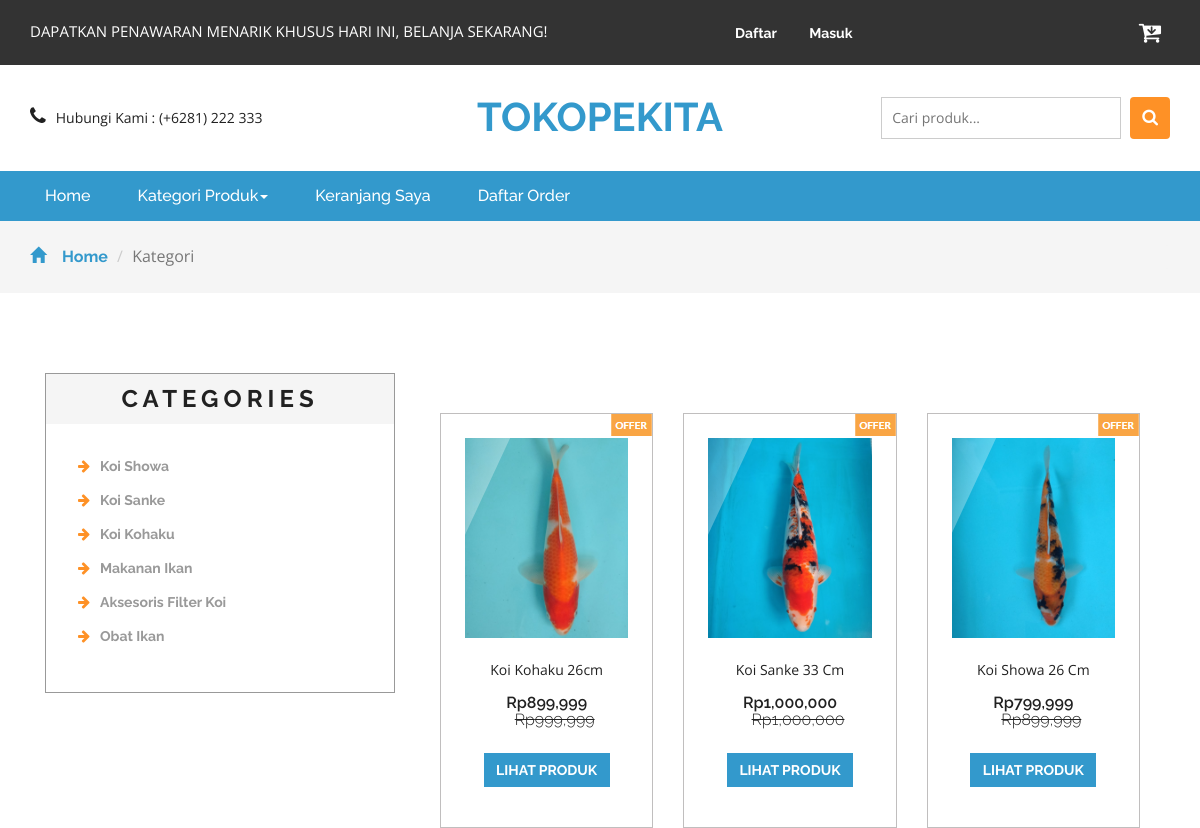
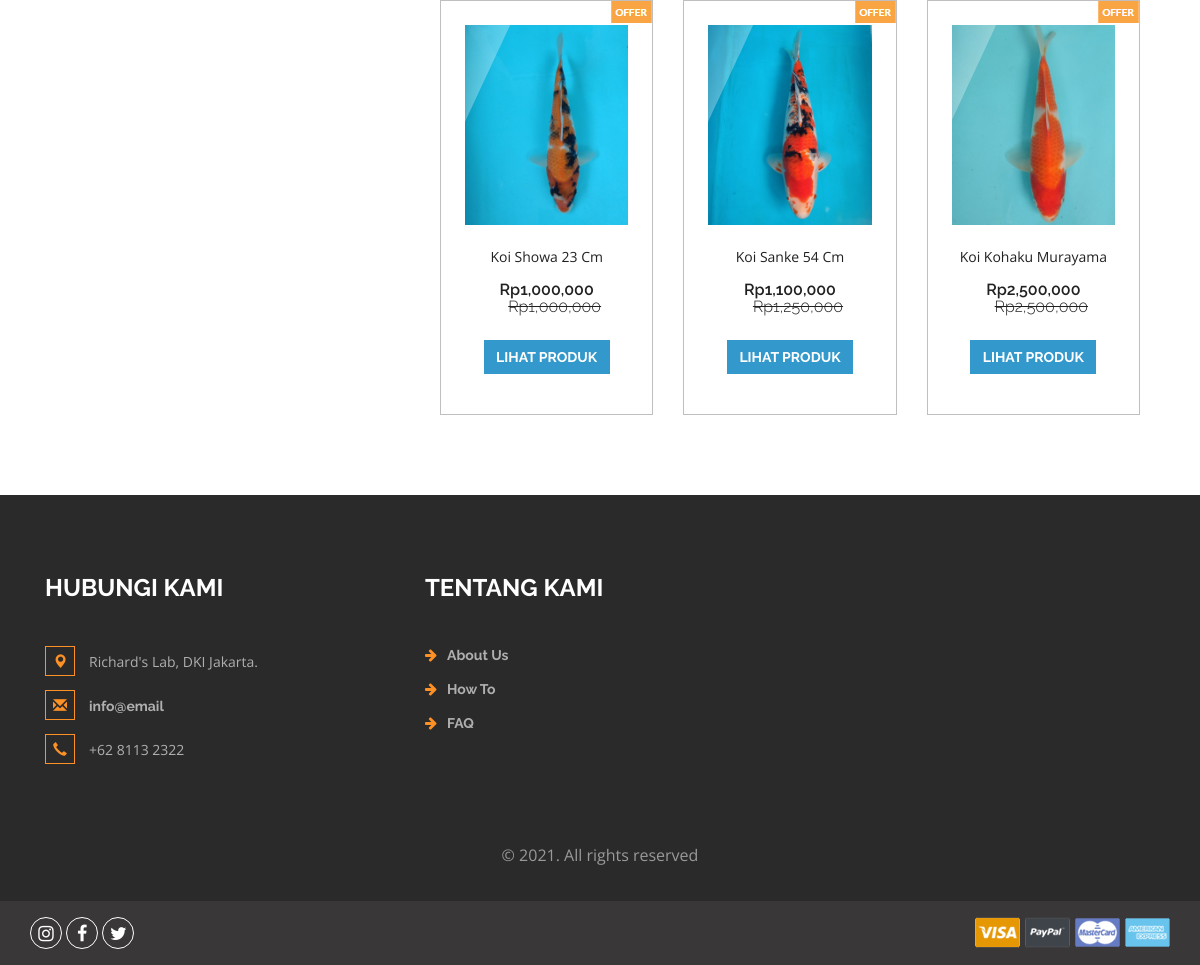
Screenshot of /search.php with the database file from the repository (2 pictures, top to bottom).
### tables this page shows
CREATE TABLE `kategori` (
  `idkategori` int(11) NOT NULL,
  `namakategori` varchar(20) NOT NULL,
  `tgldibuat` timestamp NOT NULL DEFAULT current_timestamp()
);

CREATE TABLE `produk` (
  `idproduk` int(11) NOT NULL,
  `idkategori` int(11) NOT NULL,
  `namaproduk` varchar(30) NOT NULL,
  `gambar` varchar(100) NOT NULL,
  `deskripsi` varchar(200) NOT NULL,
  `rate` int(11) NOT NULL,
  `status` varchar(25) NOT NULL,
  `hargabefore` int(11) NOT NULL,
  `hargaafter` int(11) NOT NULL,
  `tgldibuat` timestamp NOT NULL DEFAULT current_timestamp()
);

### search.php (the view, shortened to what this page needs)
<?php
include 'dbconnect.php';
$s = $_POST['Search'];
?>
<!DOCTYPE html>
<html>
<head>
<link href="css/bootstrap.css" rel="stylesheet" type="text/css" media="all" />
<link href="css/style.css" rel="stylesheet" type="text/css" media="all" />
<link href="css/font-awesome.css" rel="stylesheet">
</head>
<body>
	<div class="agileits_header">
		<div class="container">
			<div class="w3l_offers">
				<p>DAPATKAN PENAWARAN MENARIK KHUSUS HARI INI, BELANJA SEKARANG!</p>
			</div>
			<div class="agile-login">
				<ul>
				<?php
				if(!isset($_SESSION['log'])){
					echo '
					<li><a href="registered.php"> Daftar</a></li>
					<li><a href="login.php">Masuk</a></li>
					';
				}
				?>
				</ul>
			</div>
			<div class="product_list_header">
					<a href="cart.php"><button class="w3view-cart" type="submit" name="submit" value=""><i class="fa fa-cart-arrow-down" aria-hidden="true"></i></button>
					 </a>
			</div>
			<div class="clearfix"> </div>
		</div>
	</div>
	<div class="logo_products">
		<div class="container">
		<div class="w3ls_logo_products_left1">
				<ul class="phone_email">
					<li><i class="fa fa-phone" aria-hidden="true"></i>Hubungi Kami : (+6281) 222 333</li>
				</ul>
			</div>
			<div class="w3ls_logo_products_left">
				<h1><a href="index.php">Tokopekita</a></h1>
			</div>
		<div class="w3l_search">
			<form action="search.php" method="post">
				<input type="search" name="Search" placeholder="Cari produk...">
				<button type="submit" class="btn btn-default search" aria-label="Left Align">
					<i class="fa fa-search" aria-hidden="true"> </i>
				</button>
			</form>
		</div>
			<div class="clearfix"> </div>
		</div>
	</div>
	<div class="navigation-agileits">
		<div class="container">
			<nav class="navbar navbar-default">
							<div class="collapse navbar-collapse" id="bs-megadropdown-tabs">
								<ul class="nav navbar-nav">
									<li class="active"><a href="index.php" class="act">Home</a></li>
									<li class="dropdown">
										<a href="#" class="dropdown-toggle" data-toggle="dropdown">Kategori Produk<b class="caret"></b></a>
									</li>
									<li><a href="cart.php">Keranjang Saya</a></li>
									<li><a href="konfirmasi.php">Daftar Order</a></li>
								</ul>
							</div>
							</nav>
			</div>
		</div>
	<div class="breadcrumbs">
		<div class="container">
			<ol class="breadcrumb breadcrumb1 animated wow slideInLeft" data-wow-delay=".5s">
				<li><a href="index.php"><span class="glyphicon glyphicon-home" aria-hidden="true"></span>Home</a></li>
				<li class="active">Kategori</li>
			</ol>
		</div>
	</div>
	<div class="products">
		<div class="container">
			<div class="col-md-4 products-left">
				<div class="categories">
					<h2>Categories</h2>
					<ul class="cate">
						<?php
														$kat=mysqli_query($conn,"SELECT * from kategori order by idkategori ASC");
														while($p=mysqli_fetch_array($kat)){
															?>
														<li><a href="kategori.php?idkategori=<?php echo $p['idkategori'] ?>"><i class="fa fa-arrow-right" aria-hidden="true"></i><?php echo $p['namakategori'] ?></a></li>
														<?php
																	}
														?>
					</ul>
				</div>
			</div>
			<div class="col-md-8 products-right">
				<div class="agile_top_brands_grids">
				<?php
					$brgs=mysqli_query($conn,"SELECT * from produk where namaproduk like '%$s%' or deskripsi like '%$s%' order by idproduk ASC");
					$x = mysqli_num_rows($brgs);
					if($x>0){
					while($p=mysqli_fetch_array($brgs)){
					?>
						<div class="col-md-4 top_brand_left">
						<div class="hover14 column">
							<div class="agile_top_brand_left_grid">
								<div class="agile_top_brand_left_grid_pos">
									<img src="images/offer.png" alt=" " class="img-responsive" />
								</div>
								<div class="agile_top_brand_left_grid1">
									<figure>
										<div class="snipcart-item block">
											<div class="snipcart-thumb">
												<a href="product.php?idproduk=<?php echo $p['idproduk'] ?>"><img src="<?php echo $p['gambar']?>" width="200px" height="200px"></a>
												<p><?php echo $p['namaproduk'] ?></p>
												<h4>Rp<?php echo number_format($p['hargaafter']) ?> <span>Rp<?php echo number_format($p['hargabefore']) ?></span></h4>
											</div>
											<div class="snipcart-details top_brand_home_details">
												<fieldset>
													<a href="product.php?idproduk=<?php echo $p['idproduk'] ?>"><input type="submit" class="button" value="Lihat Produk" /></a>
												</fieldset>
											</div>
										</div>
									</figure>
								</div>
							</div>
						</div>
					</div>
						<?php
							}
					} else {
						echo "Data tidak ditemukan, coba kata kunci lainnya";
					}
						?>
						<div class="clearfix"> </div>
				</div>
			</div>
		</div>
	</div>
<div class="footer">
		<div class="container">
			<div class="w3_footer_grids">
				<div class="col-md-4 w3_footer_grid">
					<h3>Hubungi Kami</h3>
					<ul class="address">
						<li><i class="glyphicon glyphicon-map-marker" aria-hidden="true"></i>Richard's Lab, DKI Jakarta.</li>
						<li><i class="glyphicon glyphicon-envelope" aria-hidden="true"></i><a href="mailto:info@email">info@email</a></li>
						<li><i class="glyphicon glyphicon-earphone" aria-hidden="true"></i>+62 8113 2322</li>
					</ul>
				</div>
				<div class="col-md-3 w3_footer_grid">
					<h3>Tentang Kami</h3>
					<ul class="info">
						<li><i class="fa fa-arrow-right" aria-hidden="true"></i><a href="about.html">About Us</a></li>
						<li><i class="fa fa-arrow-right" aria-hidden="true"></i><a href="about.html">How To</a></li>
						<li><i class="fa fa-arrow-right" aria-hidden="true"></i><a href="about.html">FAQ</a></li>
					</ul>
				</div>
				<div class="clearfix"> </div>
			</div>
		</div>
		<div class="footer-copy">
			<div class="container">
				<p>© 2021. All rights reserved</p>
			</div>
		</div>
	</div>
	<div class="footer-botm">
			<div class="container">
				<div class="w3layouts-foot">
					<ul>
						<li><a href="#" class="w3_agile_instagram"><i class="fa fa-instagram" aria-hidden="true"></i></a></li>
						<li><a href="#" class="w3_agile_facebook"><i class="fa fa-facebook" aria-hidden="true"></i></a></li>
						<li><a href="#" class="agile_twitter"><i class="fa fa-twitter" aria-hidden="true"></i></a></li>
					</ul>
				</div>
				<div class="payment-w3ls">
					<img src="images/card.png" alt=" " class="img-responsive">
				</div>
				<div class="clearfix"> </div>
			</div>
		</div>
<link href="css/skdslider.css" rel="stylesheet">
</body>
</html>

### rows the page displays
kategori: namakategori "Koi Showa"
kategori: namakategori "Koi Sanke"
kategori: namakategori "Koi Kohaku"
kategori: namakategori "Makanan Ikan"
kategori: namakategori "Aksesoris Filter Koi"
kategori: namakategori "Obat Ikan"
produk: gambar (picture), namaproduk "Koi Kohaku 26cm", hargaafter "899,999", hargabefore "999,999"
produk: gambar (picture), namaproduk "Koi Sanke 33 Cm", hargaafter "1,000,000", hargabefore "1,000,000"
produk: gambar (picture), namaproduk "Koi Showa 26 Cm", hargaafter "799,999", hargabefore "899,999"
produk: gambar (picture), namaproduk "Koi Showa 23 Cm", hargaafter "1,000,000", hargabefore "1,000,000"
produk: gambar (picture), namaproduk "Koi Sanke 54 Cm", hargaafter "1,100,000", hargabefore "1,250,000"
produk: gambar (picture), namaproduk "Koi Kohaku Murayama", hargaafter "2,500,000", hargabefore "2,500,000"
